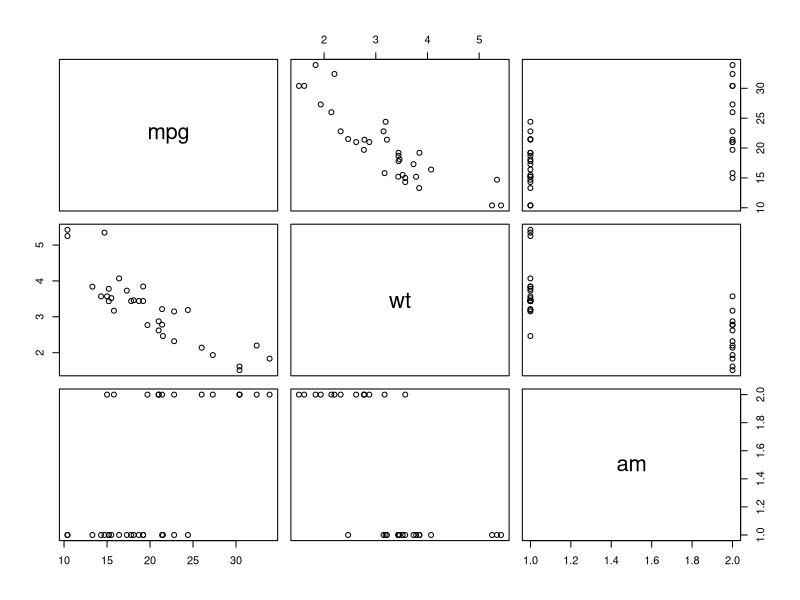
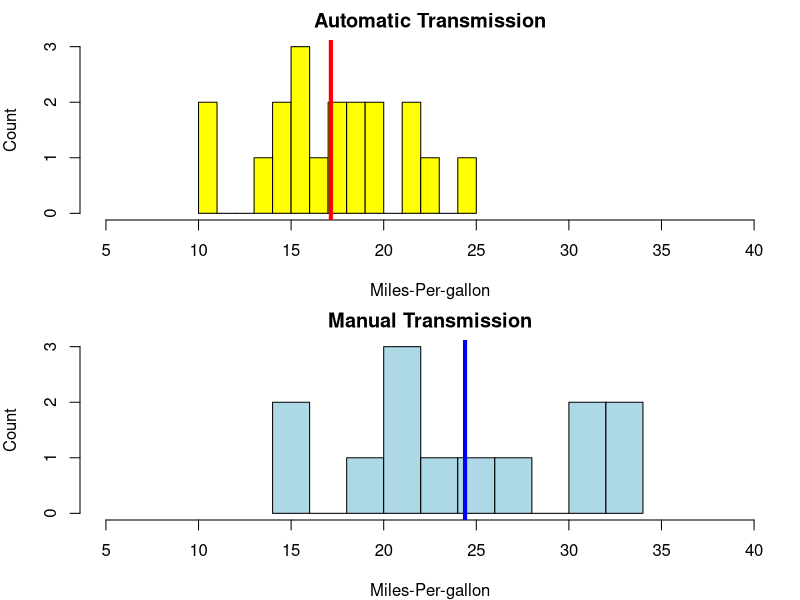
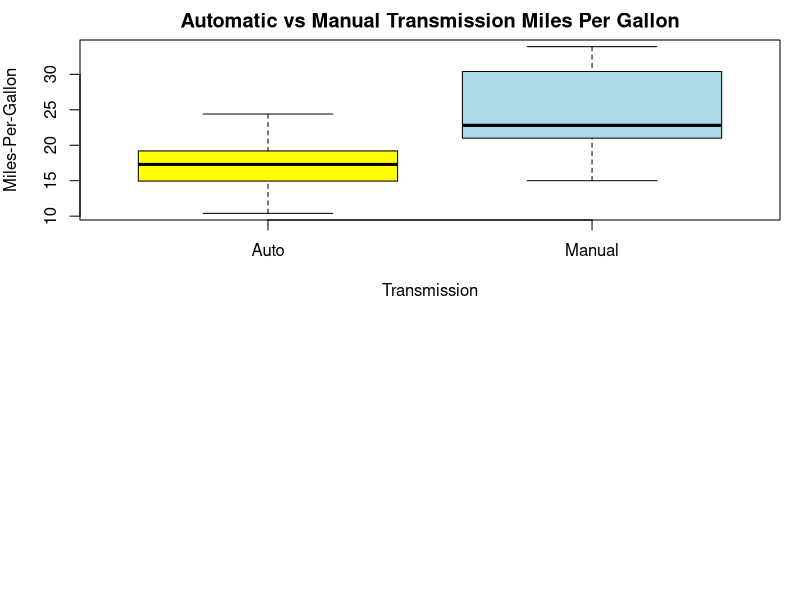
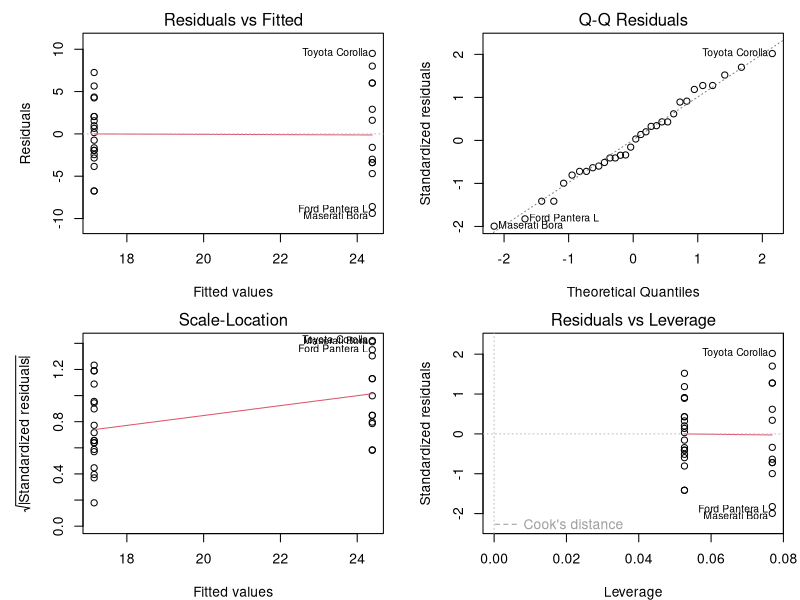

The R script that drew these images, in order:
## ---- chunk 1
setwd("~/Desktop/Coursera_R/7_Regression Models/RM_proj_MPG_MotorTrendData")
## ---- chunk 2
sessionInfo()
## ---- chunk 3
rm(list=ls()); data("mtcars")
## ---- chunk 4
any(is.na(mtcars)); head(mtcars, 3)
## ---- chunk 5
data(mtcars)
mtcars$vs <- factor(mtcars$vs, labels = c("V-eng", "S-eng")); mtcars$am <- factor(mtcars$am, labels = c("Automatic", "Manual")); mtcars$gear <- factor(mtcars$gear); mtcars$carb <- factor(mtcars$carb)
head(mtcars,3)
## ---- chunk 6
pairs(mpg ~ ., data = mtcars[,c(1,6,9)])
## ---- chunk 7
data("mtcars");par(mfrow = c(2,1), mar = c(4,4,2,1)) # set margin
mtcars$vs <- factor(mtcars$vs, labels = c("V-block", "S-block")); mtcars$am <- factor(mtcars$am, labels = c("Auto", "Manual")); mtcars$gear <- factor(mtcars$gear); mtcars$carb <- factor(mtcars$carb)
head(mtcars,3)
hist(mtcars$mpg[mtcars$am=="Auto"], breaks=10, xlab = "Miles-Per-gallon", ylab = "Count", main = "Automatic Transmission", col = "yellow", xlim = range(5:40))
abline(v=mean(mtcars$mpg[mtcars$am=="Auto"]), col="red", lwd = 4)
hist(mtcars$mpg[mtcars$am=="Manual"], breaks=10, xlab = "Miles-Per-gallon", ylab = "Count", main = "Manual Transmission", col="lightblue", xlim = range(5:40))
abline(v=mean(mtcars$mpg[mtcars$am=="Manual"]), col="blue", lwd = 4)
## ---- chunk 8
data("mtcars")
mtcars$vs <- factor(mtcars$vs, labels = c("V-block", "S-block")); mtcars$am <- factor(mtcars$am, labels = c("Auto", "Manual")); mtcars$gear <- factor(mtcars$gear); mtcars$carb <- factor(mtcars$carb)
head(mtcars,3)
boxplot(mpg ~ am, data = mtcars, col = (c("yellow","lightblue")), ylab = "Miles-Per-Gallon", xlab = "Transmission", main =  "Automatic vs Manual Transmission Miles Per Gallon")
## ---- chunk 9
par(mfrow = c(2, 2), mar = c(4, 5, 2, 1));fslrm <- lm(mpg ~ am, data = mtcars);
coef(summary(fslrm)); plot(fslrm)
## ---- chunk 10
data("mtcars")
f2 <- lm(mpg ~ factor(am) + wt, data = mtcars);coef(summary(f2))
f3 <- lm(mpg ~ factor(am) * wt, data = mtcars);coef(summary(f3))
## ---- chunk 11
par(mfrow = c(2, 2), mar = c(4, 5, 2, 1))
mlr1 <- lm(mpg ~ ., data = mtcars);coef(summary(mlr1))
## ---- chunk 12
par(mfrow = c(2, 2), mar = c(4, 5, 2, 1))
mlr1 <- lm(mpg ~ . -1, data = mtcars);coef(summary(mlr1))
## ---- chunk 13
data("mtcars")
names(mtcars)
fn1 <- lm(mpg ~ cyl + disp, data = mtcars)
fn2 <- update(fn1, mpg ~ cyl + disp + hp)
fn3 <- update(fn1, mpg ~ cyl + disp + hp + drat)
fn4 <- update(fn1, mpg ~ cyl + disp + hp + drat + wt)
fn5 <- update(fn1, mpg ~ cyl + disp + hp + drat + wt +  qsec)
fn6 <- update(fn1, mpg ~ cyl + disp + hp + drat + wt +  qsec + vs)
fn7 <- update(fn1, mpg ~ cyl + disp + hp + drat + wt +  qsec + vs +  am)
fn8 <- update(fn1, mpg ~ cyl + disp + hp + drat + wt +  qsec + vs +  am +  gear)
fn9 <- update(fn1, mpg ~ cyl + disp + hp + drat + wt +  qsec + vs +  am +  gear + carb)
anova(fn1, fn2, fn3, fn4, fn5, fn6, fn7, fn8, fn9) 
## ---- chunk 14
# beta0 = 0; beta1 = 1
# p = 1 / (1 + exp(-1 * (beta0 + beta1 * x)))
# 
# plot(x, y, frame = FALSE, xlab = "x", ylab = "y") lines(lowess(x, y), type = "l", col = "blue", lwd = 3)
# fit = glm(y ~ x, family = binomial)
# lines(x, predict(fit, type = "response"), lwd = 3, col = "red")
